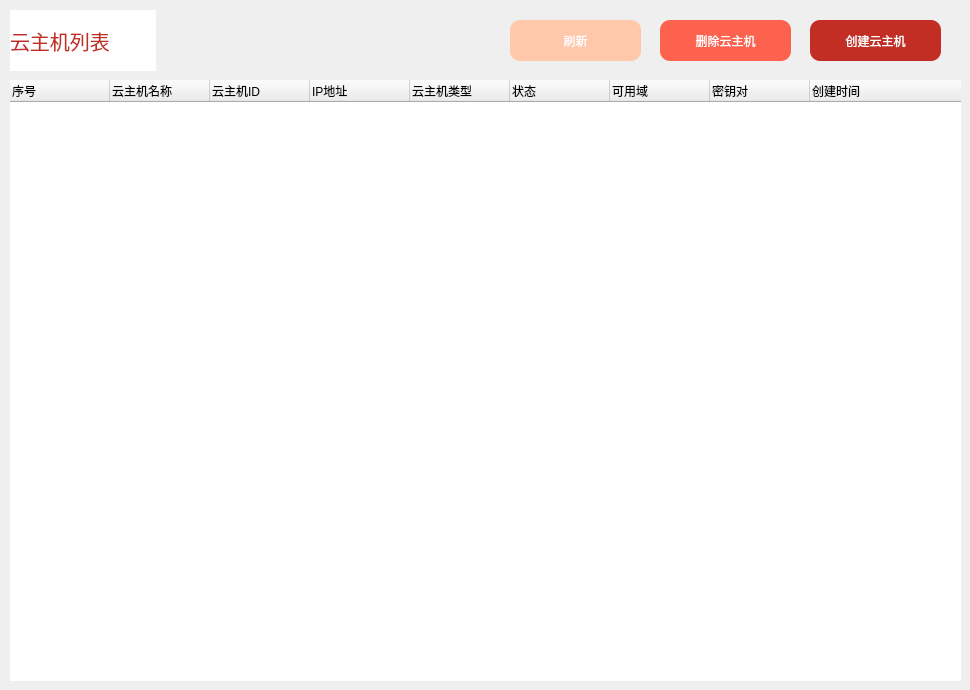
    <widget class="QWidget" name="stack_server">
     <widget class="QLabel" name="label_servers">
      <property name="geometry">
       <rect>
        <x>10</x>
        <y>10</y>
        <width>146</width>
        <height>61</height>
       </rect>
      </property>
      <property name="layoutDirection">
       <enum>Qt::LeftToRight</enum>
      </property>
      <property name="styleSheet">
       <string notr="true">QLabel {
	text-align: center;
	font: 57 9pt &quot;HarmonyOS Sans SC&quot;;
	font-size: 20px;
	background-color: white;
	color: #C32E24;
}</string>
      </property>
      <property name="text">
       <string>云主机列表</string>
      </property>
     </widget>
     <widget class="QPushButton" name="pushButton_addservers">
      <property name="geometry">
       <rect>
        <x>810</x>
        <y>20</y>
        <width>131</width>
        <height>41</height>
       </rect>
      </property>
      <property name="styleSheet">
       <string notr="true">QPushButton{
	font: 57 9pt &quot;HarmonyOS Sans SC&quot;;
	background-color: #C32E24;
	color: white;
	border: none;
	border-radius: 10px;

}

QPushButton:hover {
	background-color: white;
	color: #C32E24;
}</string>
      </property>
      <property name="text">
       <string>创建云主机</string>
      </property>
     </widget>
     <widget class="QPushButton" name="pushButton_delservers">
      <property name="geometry">
       <rect>
        <x>660</x>
        <y>20</y>
        <width>131</width>
        <height>41</height>
       </rect>
      </property>
      <property name="styleSheet">
       <string notr="true">QPushButton{
	font: 57 9pt &quot;HarmonyOS Sans SC&quot;;
	background-color: #fc624e;
	color: white;
	border: none;
	border-radius: 10px;

}

QPushButton:hover {
	background-color: white;
	color: #fc624e;
}</string>
      </property>
      <property name="text">
       <string>删除云主机</string>
      </property>
     </widget>
     <widget class="QTreeWidget" name="tree_servers">
      <property name="geometry">
       <rect>
        <x>10</x>
        <y>80</y>
        <width>951</width>
        <height>601</height>
       </rect>
      </property>
      <property name="styleSheet">
       <string notr="true">QTreeWidget {border: none;font: 57 9pt &quot;HarmonyOS Sans SC&quot;;}
QHeaderView::section {font: 57 9pt &quot;HarmonyOS Sans SC&quot;;}
QTreeWidget::item
{
	font: 57 9pt &quot;HarmonyOS Sans SC&quot;;
    height:35px;
    font-size:20px;
}
 
QTreeWidget::item::hover
{
    background-color: #C32E24;
color:white
}
 
QTreeWidget::item:selected
{
    background: #C32E24;
}


QScrollBar:vertical
{
    background:transparent;
    padding-top:10px;
    padding-bottom:10px;
    padding-left:4px;
    padding-right:4px;
    border-left:1px solid transparent;;
}
 
QScrollBar::handle:vertical
{
    background:#C32E24;
    border-radius:6px;
    min-height:60px;
    border-radius:4px;
}
 
QScrollBar::handle:vertical:hover
{
    background:#C32E24;
    border-radius:4px;
}
 
QScrollBar::add-page
{
    background:transparent;
}
 
QScrollBar::sub-page
{
    background:transparent;
}
 
QScrollBar::add-line:vertical
{
    background:url(none) center no-repeat;
}
 
QScrollBar::sub-line:vertical
{
    background:url(none) center no-repeat;
}

QScrollBar:horizontal
{
    background:transparent;
    padding-left:10px;
    padding-right:10px;
    padding-top:4px;
    padding-bottom:4px;
    border-top:1px solid transparent;
}
 
QScrollBar::handle:horizontal
{
    background:#C32E24;
    border-radius:6px;
    min-height:60px;
    border-radius:4px;
}
 
QScrollBar::handle:horizontal:hover
{
    background:#C32E24;
    border-radius:4px;
}
 
QScrollBar::add-line:horizontal
{
    background:url(none) center no-repeat;
}
 
QScrollBar::sub-line:horizontal
{
    background:url(none) center no-repeat;
}</string>
      </property>
      <column>
       <property name="text">
        <string>序号</string>
       </property>
      </column>
      <column>
       <property name="text">
        <string>云主机名称</string>
       </property>
      </column>
      <column>
       <property name="text">
        <string>云主机ID</string>
       </property>
      </column>
      <column>
       <property name="text">
        <string>IP地址</string>
       </property>
      </column>
      <column>
       <property name="text">
        <string>云主机类型</string>
       </property>
      </column>
      <column>
       <property name="text">
        <string>状态</string>
       </property>
      </column>
      <column>
       <property name="text">
        <string>可用域</string>
       </property>
      </column>
      <column>
       <property name="text">
        <string>密钥对</string>
       </property>
      </column>
      <column>
       <property name="text">
        <string>创建时间</string>
       </property>
      </column>
     </widget>
     <widget class="QPushButton" name="pushButton_refresh">
      <property name="geometry">
       <rect>
        <x>510</x>
        <y>20</y>
        <width>131</width>
        <height>41</height>
       </rect>
      </property>
      <property name="styleSheet">
       <string notr="true">QPushButton{
	font: 57 9pt &quot;HarmonyOS Sans SC&quot;;
	background-color: #ffc8aa;
	color: white;
	border: none;
	border-radius: 10px;

}

QPushButton:hover {
	background-color: white;
	color: #ffc8aa;
}</string>
      </property>
      <property name="text">
       <string>刷新</string>
      </property>
     </widget>
    </widget>
